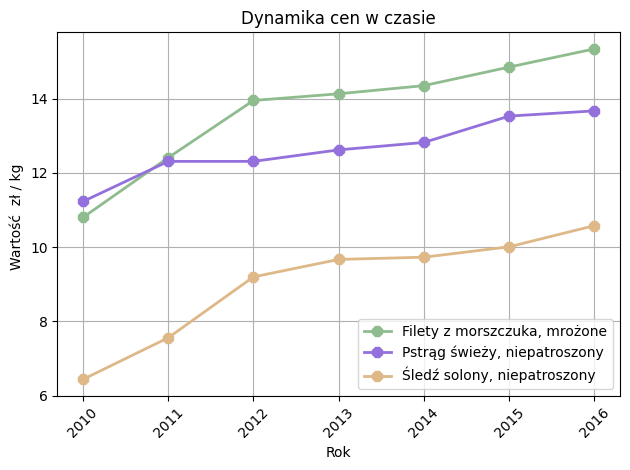

Here is the Python script that generated this plot:
#Zad.3. Wybierz jeden inny plik z danymi - stwórz dowolny wykres na jego bazie. 
# Zadbaj o jego podpisanie i estetykę.
#%%
#import bibliotek
import openpyxl
import pandas as pd
import matplotlib.pyplot as plt

#%%
#pobieranie danych
data = pd.read_excel('ceny22.xlsx')
# %%
# czyszczenie danych
data['Rodzaje produktów'] = data['Rodzaje produktów'].str.split(" - ").str[0]
# %%
# pivotowanie tabeli
data_pivot = data.pivot(index = "Rok",
                  columns = "Rodzaje produktów",
                  values= "Wartosc")

# %%
# wyświetlenie wykresu
plt.plot(data_pivot.index, data_pivot ['filety z morszczuka mrożone'], color="darkseagreen",linewidth=2, markersize=8,marker = "8", label ="Filety z morszczuka, mrożone" )
plt.plot(data_pivot.index, data_pivot ['pstrąg świeży niepatroszony'], color="mediumpurple",linewidth=2, markersize=8,marker = "8",label ="Pstrąg świeży, niepatroszony")
plt.plot(data_pivot.index, data_pivot ['śledź solony, niepatroszony'], color="burlywood",linewidth=2, markersize=8,marker = "8",label ="Śledź solony, niepatroszony")
plt.xlabel("Rok")
plt.xticks(rotation=45)
plt.ylabel("Wartość  zł / kg ")
plt.title("Dynamika cen w czasie")
plt.legend(loc = 0)
plt.grid(True)
plt.tight_layout()
plt.show()
